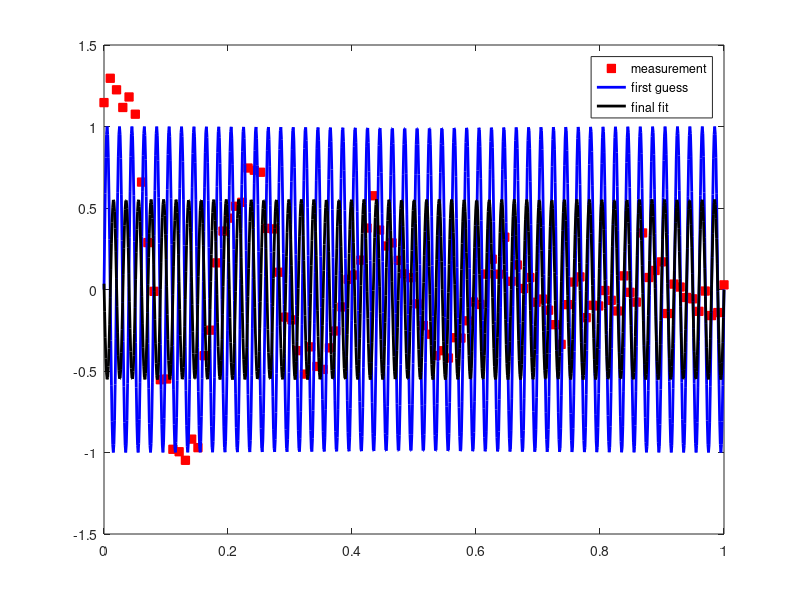

MATLAB code for this plot:
% load("LM01Data.mat")
load("LM04Data.mat")

nfontslatex = 18;
nfonts = 14;

a = 1;
k_max = 35;
h = @(x,t) x(1)*sin(x(2)*t+x(3));
f = @(x) x(1)*sin(x(2)*t+x(3))-y;
x0 = [1.0, 100*pi, 0.0]';
% h = @(x,t) x(1).*exp(-a*t).*sin(x(2)*t+x(3));
% f = @(x) x(1).*exp(-a*t).*sin(x(2)*t+x(3))-y;
% x0 = [1.0, 6.4*pi, 0.0]';
n = length(x0);

J = @(x) [sin(x(2)*t+x(3)) x(1)*t.*cos(x(2)*t+x(3)) x(1)*cos(x(2)*t+x(3))];
X = zeros(n,k_max+1);
Ls = zeros(1, k_max + 1);

Ls(:, 1) = 1.0;

X(:,1) = x0;
L = 1.0;


for k = 1:k_max
    x = X(:,k);
    xNew = x - ((J(x)'*J(x)) + L*eye(n))\J(x)'*f(x);
    if ( norm(f(xNew)) < norm(f(x0)) )
        X(:,k+1) = xNew;
        L = 0.8*L;
    else
        X(:,k+1) = x;
        L = 2*L;
    end
    Ls(k + 1) = L;
end
xOptimal = X(:,end);

% rys1
plot01 = plot(t,y,"s","MarkerEdgeColor","r","MarkerFaceColor","r");
hold on
tPlot = linspace(t(1),t(end),1e+3)';
plot02 = plot(tPlot,h(x0,tPlot),"b","LineWidth",2);
plot03 = plot(tPlot,h(xOptimal,tPlot),"k","LineWidth",2);
legend([plot01,plot02,plot03],"measurement", "first guess", "final fit")

% rys2
% subplot(3,1,1)
% plot((0:k_max),X(1,:),"k","LineWidth",2)
% ylabel("$A$ [a.u.]","Interpreter","Latex","FontSize",nfontslatex)
% subplot(3,1,2)
% plot((0:k_max),X(2,:),"k","LineWidth",2)
% ylabel("$\omega$ [rad/s]","Interpreter","Latex","FontSize",nfontslatex)
% subplot(3,1,3)
% plot((0:k_max),X(3,:),"k","LineWidth",2)
% ylabel("$\varphi$ [rad]","Interpreter","Latex","FontSize",nfontslatex)
% xlabel("iteration number","Interpreter","Latex","FontSize",nfontslatex)


% rys3
% scatter(1:1:k_max, Ls)
% rys4
% y_norm = zeros(1, k_max);
% for k = 1:k_max
%     y_norm(:, k) = power(norm(f(X(:, k))), 2);
% end
% scatter(1:1:k_max, y_norm);


% % Objective function
% fun = @(x) sum((x(1)*sin(x(2)*t + x(3)) - y).^2);
% 
% % Initial guess
% x0 = [2; 2; 2];
% 
% % Constraints (if any)
% A = [];
% b = [];
% Aeq = [];
% beq = [];
% lb = [];
% ub = [];
% 
% % Solve the optimization problem
% options = optimset('Display', 'iter');
% [x_optimal, fval] = fmincon(fun, x0, A, b, Aeq, beq, lb, ub, [], options);
% 
% % Extract optimal values
% optimal_A = x_optimal(1);
% optimal_omega = x_optimal(2);
% optimal_phi = x_optimal(3);
% 
% scatter(t, y);
% hold on;
% plot(t, optimal_A*sin(optimal_omega*t+optimal_phi));
% hold off;
% 
